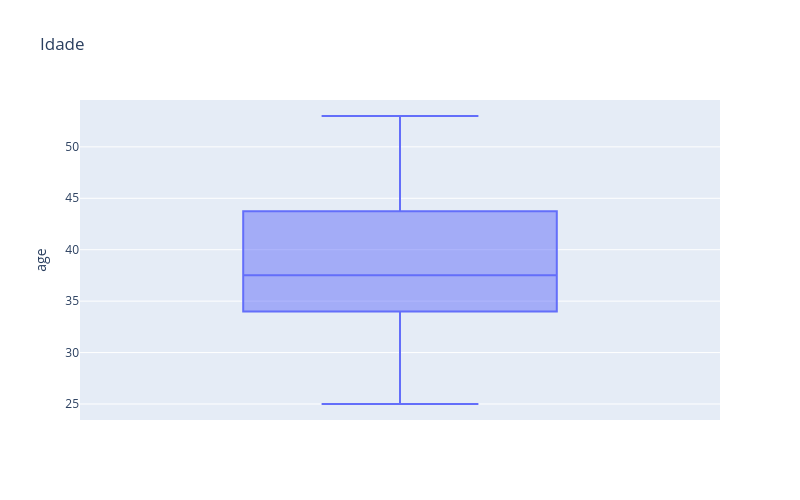
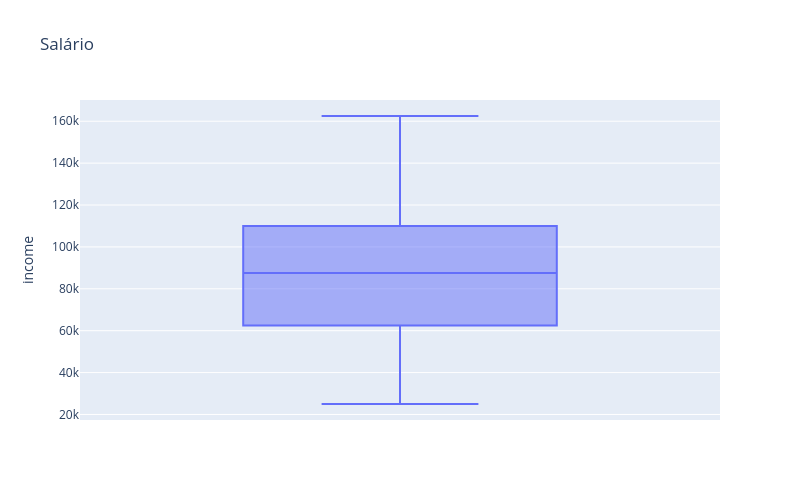
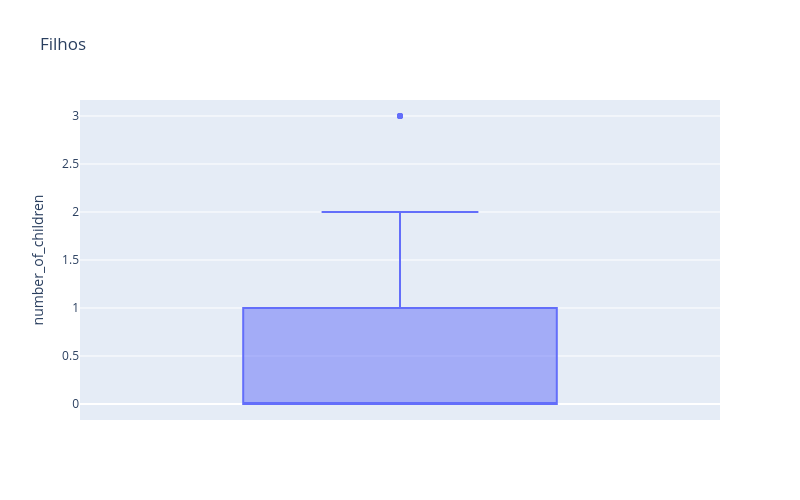

Source (notebook cell) for these figures, in order:
### Markdown cell above
**C) Você encontrou alguma coluna com outliers?
Se sim realize o tratamento desses casos.**

### Code cell
fig = px.box(df, y='age', title='Idade')
fig.update_layout(width=800, height=500)
fig.show()

fig = px.box(df, y='income', title='Salário')
fig.update_layout(width=800, height=500)
fig.show()


fig = px.box(df, y='number_of_children', title='Filhos')
fig.update_layout(width=800, height=500)
fig.show()
#sim, 4 registros com 3 filhos removidos porque eram poucos.

### Figure 1 — Plotly figure (JSON) as saved in the notebook; plotly's stock layout.template omitted (floating-point values rounded to 4 significant figures)
{"data": [{"alignmentgroup": "True", "hovertemplate": "age=%{y}<extra></extra>", "legendgroup": "", "marker": {"color": "#636efa"}, "name": "", "notched": false, "offsetgroup": "", "orientation": "v", "showlegend": false, "type": "box", "x0": " ", "xaxis": "x", "y": [25.0, 30.0, 35.0, 40.0, 45.0, 50.0, 26.0, 31.0, 37.51, 37.51, 37.51, 37.51, 37.51, 37.51, 37.51, 37.51, 37.51, 37.51, 37.51, 37.51, 37.51, 43.0, 48.0, 53.0, 29.0, 34.0, 39.0, 44.0, 49.0, 25.0, 30.0, 35.0, 40.0, 45.0, 50.0, 26.0, 31.0, 36.0, 41.0, 46.0, 51.0, 27.0, 32.0, 37.0, 42.0, 47.0, 52.0, 28.0, 33.0, 38.0, 43.0, 48.0, 53.0, 29.0, 34.0, 39.0, 44.0, 49.0, 25.0, 30.0, 35.0, 25.0, 30.0, 35.0, 40.0, 45.0, 50.0, 26.0, 31.0, 36.0, 41.0, 46.0, 51.0, 37.0, 42.0, 47.0, 52.0, 37.51, 37.51, 37.51, 37.51, 37.51, 37.51, 37.51, 37.51, 37.51, 37.51, 25.0, 45.0, 50.0, 26.0, 31.0, 36.0, 41.0, 46.0, 51.0, 37.0, 42.0, 47.0, 52.0, 43.0, 48.0, 53.0, 28.0, 33.0, 31.0, 26.0, 32.0, 29.0, 34.0, 37.51, 37.51, 37.51, 37.51, 37.51, 37.51, 37.51, 37.51, 37.51], "y0": " ", "yaxis": "y"}], "layout": {"boxmode": "group", "height": 500, "legend": {"tracegroupgap": 0}, "title": {"text": "Idade"}, "width": 800, "xaxis": {"anchor": "y", "domain": [0, 1]}, "yaxis": {"anchor": "x", "domain": [0, 1], "title": {"text": "age"}}}}

### Figure 2 — Plotly figure (JSON) as saved in the notebook; plotly's stock layout.template omitted (floating-point values rounded to 4 significant figures)
{"data": [{"alignmentgroup": "True", "hovertemplate": "income=%{y}<extra></extra>", "legendgroup": "", "marker": {"color": "#636efa"}, "name": "", "notched": false, "offsetgroup": "", "orientation": "v", "showlegend": false, "type": "box", "x0": " ", "xaxis": "x", "y": [50000.0, 100000.0, 75000.0, 125000.0, 100000.0, 150000.0, 40000.0, 60000.0, 80000.0, 105000.0, 90000.0, 135000.0, 35000.0, 55000.0, 70000.0, 95000.0, 85000.0, 125000.0, 30000.0, 50000.0, 65000.0, 80000.0, 70000.0, 115000.0, 25000.0, 45000.0, 60000.0, 75000.0, 65000.0, 55000.0, 105000.0, 80000.0, 130000.0, 105000.0, 155000.0, 45000.0, 65000.0, 85000.0, 110000.0, 95000.0, 140000.0, 37500.0, 57500.0, 72500.0, 100000.0, 90000.0, 130000.0, 32500.0, 52500.0, 67500.0, 92500.0, 82500.0, 122500.0, 27500.0, 47500.0, 62500.0, 87500.0, 77500.0, 57500.0, 112500.0, 85000.0, 60000.0, 117500.0, 90000.0, 142500.0, 110000.0, 160000.0, 47500.0, 67500.0, 90000.0, 115000.0, 97500.0, 145000.0, 75000.0, 105000.0, 95000.0, 135000.0, 67500.0, 92500.0, 125000.0, 27500.0, 47500.0, 62500.0, 87500.0, 77500.0, 57500.0, 112500.0, 62500.0, 115000.0, 162500.0, 50000.0, 70000.0, 95000.0, 120000.0, 102500.0, 150000.0, 77500.0, 110000.0, 97500.0, 137500.0, 95000.0, 87500.0, 127500.0, 75000.0, 82000.0, 95000.0, 55000.0, 85000.0, 68000.0, 105000.0, 110000.0, 95000.0, 140000.0, 37500.0, 57500.0, 72500.0, 100000.0, 90000.0, 130000.0], "y0": " ", "yaxis": "y"}], "layout": {"boxmode": "group", "height": 500, "legend": {"tracegroupgap": 0}, "title": {"text": "Salário"}, "width": 800, "xaxis": {"anchor": "y", "domain": [0, 1]}, "yaxis": {"anchor": "x", "domain": [0, 1], "title": {"text": "income"}}}}

### Figure 3 — Plotly figure (JSON) as saved in the notebook; plotly's stock layout.template omitted (floating-point values rounded to 4 significant figures)
{"data": [{"alignmentgroup": "True", "hovertemplate": "number_of_children=%{y}<extra></extra>", "legendgroup": "", "marker": {"color": "#636efa"}, "name": "", "notched": false, "offsetgroup": "", "orientation": "v", "showlegend": false, "type": "box", "x0": " ", "xaxis": "x", "y": [0, 2, 1, 0, 3, 0, 0, 0, 2, 0, 1, 0, 0, 0, 2, 0, 1, 0, 0, 0, 2, 0, 1, 0, 0, 0, 2, 0, 1, 0, 2, 1, 0, 3, 0, 0, 0, 2, 0, 1, 0, 0, 0, 2, 0, 1, 0, 0, 0, 2, 0, 1, 0, 0, 0, 2, 0, 1, 0, 2, 1, 0, 2, 1, 0, 3, 0, 0, 0, 2, 0, 1, 0, 2, 0, 1, 0, 2, 0, 0, 0, 0, 2, 0, 1, 0, 2, 0, 3, 0, 0, 0, 2, 0, 1, 0, 2, 0, 1, 0, 0, 1, 0, 0, 1, 0, 1, 0, 2, 1, 0, 1, 0, 0, 0, 2, 0, 1, 0], "y0": " ", "yaxis": "y"}], "layout": {"boxmode": "group", "height": 500, "legend": {"tracegroupgap": 0}, "title": {"text": "Filhos"}, "width": 800, "xaxis": {"anchor": "y", "domain": [0, 1]}, "yaxis": {"anchor": "x", "domain": [0, 1], "title": {"text": "number_of_children"}}}}
